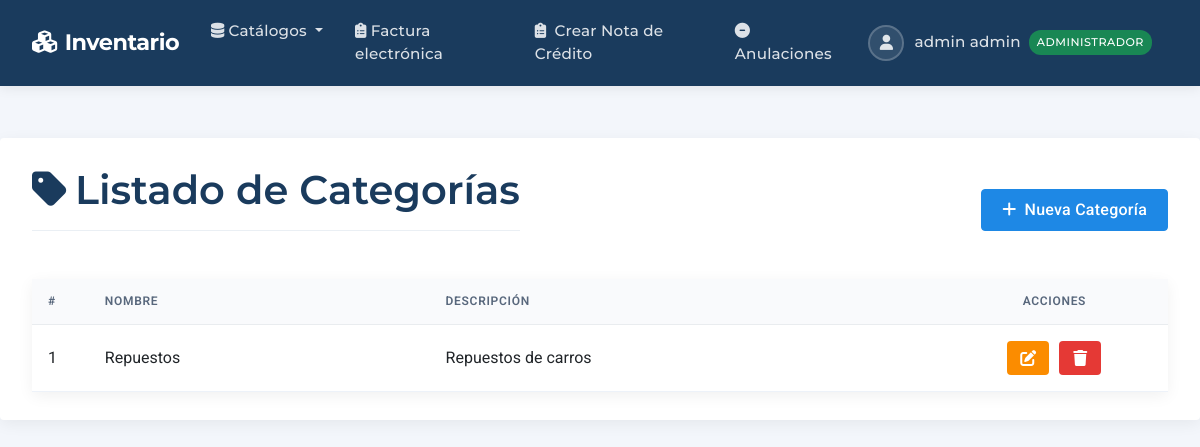
The app's page /categorias/ (signed in) with its own data.
### productos/models.py (models this page shows, shortened)
class Usuario(AbstractUser):
    rol = models.ForeignKey(
        Rol, on_delete=models.SET_NULL,
        null=True, verbose_name='Rol',
        default=get_default_rol  # NUEVO: Rol por defecto
    )
    dui = models.CharField('DUI', max_length=9, unique=True)
    SEXO_CHOICES = [('M','Masculino'), ('F','Femenino')]
    sexo = models.CharField('Sexo', max_length=1, choices=SEXO_CHOICES)
    edad = models.PositiveIntegerField('Edad', null=True, blank=True)
    telefono = models.CharField('Teléfono', max_length=20, blank=True)
    activo = models.BooleanField('Usuario Activo', default=False,
                               help_text='Solo usuarios activos pueden acceder al sistema')
    REQUIRED_FIELDS = ['email', 'first_name', 'last_name', 'dui']
    def puede_acceder(self):
        return (
            self.is_authenticated and  # Debe estar autenticado
            self.is_active and         # Cuenta activa en Django
            self.activo and           # Campo personalizado activo
            self.rol and              # Debe tener un rol asignado
            self.rol.nombre == 'administrador'  # Solo administradores
        )

class Rol(models.Model):
    nombre = models.CharField('Nombre del rol', max_length=50)

class Categoria(models.Model):
    nombre      = models.CharField('Nombre', max_length=100)
    descripcion = models.TextField('Descripción', blank=True)

### productos/views.py (the view)
# urls.py: path('categorias/',              CategoriaListView.as_view(),   name='categoria_list'),
class CategoriaListView(LoginRequiredMixin, AdminRequiredMixin, ListView):
    model = Categoria
    template_name = 'productos/catalogos/categoria/list.html'

### productos/views.py (called while the page is built)
    def test_func(self):
        return (
            self.request.user.is_authenticated and
            self.request.user.puede_acceder()
        )

### productos/templates/productos/catalogos/categoria/list.html (shortened to what this page needs)
{% extends 'productos/base.html' %}
{% block content %}
<div class="d-flex justify-content-between align-items-center mb-4">
    <h1 class="page-title">
        <i class="fas fa-tag me-2"></i>Listado de Categorías
    </h1>
    <a href="{% url 'categoria_create' %}" class="btn btn-primary">
        <i class="fas fa-plus me-2"></i>Nueva Categoría
    </a>
</div>
{% if object_list %}
<div class="card">
    <div class="card-body p-0">
        <div class="table-responsive">
            <table class="table table-hover mb-0" >
                <thead>
                    <tr>
                        <th width="5%">#</th>
                        <th width="30%">Nombre</th>
                        <th width="45%">Descripción</th>
                        <th width="20%" class="text-center">Acciones</th>
                    </tr>
                </thead>
                <tbody>
                    {% for categoria in object_list %}
                    <tr>
                        <td>{{ forloop.counter }}</td>
                        <td>{{ categoria.nombre }}</td>
                        <td>{{ categoria.descripcion|truncatechars:100 }}</td>
                        <td class="text-center">
                            <a href="{% url 'categoria_update' categoria.id %}" class="btn btn-icon btn-edit">
                                <i class="fas fa-edit"></i>
                            </a>
                            <a href="{% url 'categoria_delete' categoria.id %}" class="btn btn-icon btn-delete">
                                <i class="fas fa-trash"></i>
                            </a>
                        </td>
                    </tr>
                    {% endfor %}
                </tbody>
            </table>
        </div>
    </div>
</div>
{% else %}
<div class="alert alert-info">
    <i class="fas fa-info-circle me-2"></i>No hay categorías registradas.
    <a href="{% url 'categoria_create' %}" class="alert-link">Agregar una nueva</a>.
</div>
{% endif %}
{% endblock %}

### productos/templates/productos/base.html (shortened to what this page needs)
<!DOCTYPE html>
<html lang="es" class="h-100">
<head>
    <link rel="stylesheet" href="https://cdn.datatables.net/2.3.2/css/dataTables.bootstrap5.css">
    <link href="https://cdn.jsdelivr.net/npm/bootstrap@5.3.0/dist/css/bootstrap.min.css" rel="stylesheet">
    <link rel="stylesheet" href="https://cdnjs.cloudflare.com/ajax/libs/font-awesome/6.4.0/css/all.min.css">
    <link rel="stylesheet" href="https://cdnjs.cloudflare.com/ajax/libs/tom-select/2.4.3/css/tom-select.bootstrap5.min.css" />
</head>
<body class="d-flex flex-column min-vh-100">
    <nav class="navbar navbar-expand-lg navbar-dark">
        <div class="container-fluid">
            <a class="navbar-brand" href="{% url 'home' %}">
                <i class="fas fa-cubes me-2"></i>Inventario
            </a>
            <div class="collapse navbar-collapse" id="navbarMain">
                <ul class="navbar-nav me-auto">
                    {% if user.is_authenticated %}
                    <li class="nav-item dropdown">
                        <a class="nav-link dropdown-toggle" href="#" data-bs-toggle="dropdown">
                            <i class="fas fa-database me-1"></i>Catálogos
                        </a>
                    </li>
                    <li class="nav-item">
                        <a class="nav-link" href="{% url 'dte:factura_list' %}">
                            <i class="fas fa-clipboard-list me-1"></i>Factura electrónica
                        </a>
                    </li>
                    <li class="nav-item">
                        <a class="nav-link" href="{% url 'dte:crear_nota_credito' %}">
                            <i class="fas fa-clipboard-list me-1"></i> Crear Nota de Crédito
                        </a>
                    </li>
                    <li class="nav-item">
                        <a class="nav-link" href="{% url 'dte:anulacion_list' %}">
                            <i class="fas fa-minus-circle"></i> Anulaciones
                        </a>
                    </li>
                    {% endif %}
                </ul>
                <ul class="navbar-nav">
                    {% if user.is_authenticated %}
                    <li class="nav-item dropdown">
                        <a class="nav-link dropdown-toggle user-dropdown" href="#" data-bs-toggle="dropdown">
                            <span class="user-avatar">
                                <i class="fas fa-user"></i>
                            </span>
                            {{ user.first_name }} {{ user.last_name }}
                            {% if user.rol %}
                                {% if user.puede_acceder %}
                                    <span class="badge-role bg-success">{{ user.rol.nombre }}</span>
                                {% else %}
                                    <span class="badge-role bg-warning">{{ user.rol.nombre }} (Sin acceso)</span>
                                {% endif %}
                            {% else %}
                                <span class="badge-role bg-danger">Sin rol</span>
                            {% endif %}
                        </a>
                    </li>
                    {% endif %}
                </ul>
            </div>
        </div>
    </nav>
    <div class="main-content">
        <div class="container">
            {% block content %}{% endblock %}
        </div>
    </div>
</body>
</html>

### productos/templates/productos/base.html (style rules this page uses)
:root { --primary-color: #1a3b5d; --primary-hover: #0e2945; --secondary-color: #1e88e5; --accent-color: #e53935; --success-color: #2e7d32; --light-bg: #f7f9fc; --dark-text: #2c3e50; --medium-text: #58677c; --light-text: #b0bec5; --header-shadow: 0 2px 12px rgba(0, 0, 0, 0.08); --card-shadow: 0 4px 16px rgba(0, 0, 0, 0.06); --border-radius: 0.25rem; }
body { font-family: 'Roboto', sans-serif; background-color: #f3f6fb; color: var(--dark-text); display: flex; flex-direction: column; min-height: 100vh; }
h1, h2, h3, h4, h5, .navbar-brand, .nav-link { font-family: 'Montserrat', sans-serif; }
.navbar { box-shadow: var(--header-shadow); padding: 0.5rem 1.25rem; background-color: var(--primary-color); }
.navbar-brand { font-weight: 700; font-size: 1.4rem; letter-spacing: -0.5px; color: white !important; }
.navbar-dark .navbar-nav .nav-link { color: rgba(255, 255, 255, 0.85); font-weight: 500; padding: 0.75rem 1rem; transition: all 0.2s ease; font-size: 0.95rem; letter-spacing: 0.2px; }
.main-content { flex: 1 0 auto; padding: 1.5rem 0; }
.container { max-width: 1400px; padding: 1.75rem 2rem; background-color: white; border-radius: var(--border-radius); box-shadow: var(--card-shadow); margin-top: 1.75rem; margin-bottom: 1.75rem; }
.page-title { color: var(--primary-color); font-weight: 600; margin-bottom: 1.5rem; padding-bottom: 1rem; border-bottom: 1px solid #eaeff4; }
.btn { font-weight: 500; padding: 0.5rem 1.25rem; border-radius: var(--border-radius); transition: all 0.2s; box-shadow: none; letter-spacing: 0.25px; }
.btn-primary { background-color: var(--secondary-color); border-color: var(--secondary-color); }
.card { border: none; box-shadow: var(--card-shadow); border-radius: var(--border-radius); transition: all 0.25s ease; }
.table { margin-bottom: 0; }
.table thead th { background-color: #f9fafc; border-bottom: 1px solid #e9ecef; font-weight: 600; color: var(--medium-text); text-transform: uppercase; font-size: 0.75rem; letter-spacing: 0.7px; padding: 0.85rem 1rem; }
.table tbody td { padding: 1rem; vertical-align: middle; border-color: #edf2f9; }
.user-dropdown::after { display: none; }
.user-dropdown { display: flex; align-items: center; }
.user-dropdown .user-avatar { width: 36px; height: 36px; border-radius: 50%; margin-right: 10px; background-color: rgba(255, 255, 255, 0.1); display: flex; align-items: center; justify-content: center; border: 2px solid rgba(255, 255, 255, 0.2); }
.badge-role { background-color: rgba(255, 255, 255, 0.15); color: white; font-size: 0.7rem; padding: 0.25rem 0.5rem; border-radius: 12px; margin-left: 0.5rem; font-weight: 500; letter-spacing: 0.5px; text-transform: uppercase; }
.btn-icon { width: 34px; height: 34px; display: inline-flex; align-items: center; justify-content: center; border-radius: var(--border-radius); margin: 0 3px; transition: all 0.2s; }
.btn-edit { background-color: #fb8c00; color: white; }
.btn-delete { background-color: var(--accent-color); color: white; }

### records on screen
Usuario: first_name "admin", last_name "admin", rol.nombre "ADMINISTRADOR"
Categoria: nombre "Repuestos", descripcion "Repuestos de carros"
